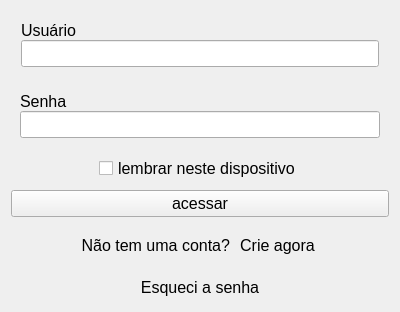
<?xml version="1.0" encoding="UTF-8"?>
<ui version="4.0">
 <class>LoginForm</class>
 <widget class="QWidget" name="LoginForm">
  <property name="geometry">
   <rect>
    <x>0</x>
    <y>0</y>
    <width>400</width>
    <height>312</height>
   </rect>
  </property>
  <property name="minimumSize">
   <size>
    <width>400</width>
    <height>0</height>
   </size>
  </property>
  <property name="windowTitle">
   <string>Form</string>
  </property>
  <layout class="QVBoxLayout" name="verticalLayout_5">
   <item>
    <widget class="QWidget" name="widUser" native="true">
     <property name="minimumSize">
      <size>
       <width>0</width>
       <height>0</height>
      </size>
     </property>
     <property name="styleSheet">
      <string notr="true"/>
     </property>
     <layout class="QVBoxLayout" name="verticalLayout_3">
      <property name="spacing">
       <number>0</number>
      </property>
      <property name="leftMargin">
       <number>10</number>
      </property>
      <property name="topMargin">
       <number>10</number>
      </property>
      <property name="rightMargin">
       <number>10</number>
      </property>
      <property name="bottomMargin">
       <number>10</number>
      </property>
      <item>
       <widget class="QLabel" name="lbUser">
        <property name="font">
         <font>
          <family>Segoe UI</family>
          <pointsize>12</pointsize>
          <weight>50</weight>
          <bold>false</bold>
         </font>
        </property>
        <property name="text">
         <string>Usuário</string>
        </property>
       </widget>
      </item>
      <item>
       <widget class="QLineEdit" name="leUsername">
        <property name="font">
         <font>
          <family>Segoe UI</family>
          <pointsize>12</pointsize>
         </font>
        </property>
       </widget>
      </item>
     </layout>
    </widget>
   </item>
   <item>
    <widget class="QWidget" name="widPass" native="true">
     <layout class="QVBoxLayout" name="verticalLayout_4">
      <property name="spacing">
       <number>0</number>
      </property>
      <item>
       <widget class="QLabel" name="lbPass">
        <property name="font">
         <font>
          <family>Segoe UI</family>
          <pointsize>12</pointsize>
         </font>
        </property>
        <property name="text">
         <string>Senha</string>
        </property>
       </widget>
      </item>
      <item>
       <widget class="QLineEdit" name="lePassword">
        <property name="font">
         <font>
          <family>Segoe UI</family>
          <pointsize>12</pointsize>
         </font>
        </property>
        <property name="echoMode">
         <enum>QLineEdit::Password</enum>
        </property>
       </widget>
      </item>
     </layout>
    </widget>
   </item>
   <item>
    <widget class="QWidget" name="widLembrar" native="true">
     <layout class="QHBoxLayout" name="horizontalLayout_5">
      <property name="spacing">
       <number>0</number>
      </property>
      <property name="leftMargin">
       <number>0</number>
      </property>
      <property name="topMargin">
       <number>0</number>
      </property>
      <property name="rightMargin">
       <number>0</number>
      </property>
      <property name="bottomMargin">
       <number>0</number>
      </property>
      <item>
       <spacer name="horizontalSpacer_9">
        <property name="orientation">
         <enum>Qt::Horizontal</enum>
        </property>
        <property name="sizeHint" stdset="0">
         <size>
          <width>40</width>
          <height>20</height>
         </size>
        </property>
       </spacer>
      </item>
      <item>
       <widget class="QCheckBox" name="cbLembrar">
        <property name="font">
         <font>
          <family>Segoe UI</family>
          <pointsize>12</pointsize>
         </font>
        </property>
        <property name="cursor">
         <cursorShape>PointingHandCursor</cursorShape>
        </property>
        <property name="text">
         <string>lembrar neste dispositivo</string>
        </property>
       </widget>
      </item>
      <item>
       <spacer name="horizontalSpacer_10">
        <property name="orientation">
         <enum>Qt::Horizontal</enum>
        </property>
        <property name="sizeHint" stdset="0">
         <size>
          <width>40</width>
          <height>20</height>
         </size>
        </property>
       </spacer>
      </item>
     </layout>
    </widget>
   </item>
   <item>
    <widget class="QPushButton" name="btnAcessar">
     <property name="font">
      <font>
       <family>Segoe UI</family>
       <pointsize>12</pointsize>
       <weight>50</weight>
       <bold>false</bold>
      </font>
     </property>
     <property name="cursor">
      <cursorShape>PointingHandCursor</cursorShape>
     </property>
     <property name="styleSheet">
      <string notr="true"/>
     </property>
     <property name="text">
      <string>acessar</string>
     </property>
    </widget>
   </item>
   <item>
    <widget class="QWidget" name="widCriarConta" native="true">
     <layout class="QHBoxLayout" name="horizontalLayout_3">
      <item>
       <spacer name="horizontalSpacer_7">
        <property name="orientation">
         <enum>Qt::Horizontal</enum>
        </property>
        <property name="sizeHint" stdset="0">
         <size>
          <width>40</width>
          <height>20</height>
         </size>
        </property>
       </spacer>
      </item>
      <item>
       <widget class="QLabel" name="label_8">
        <property name="font">
         <font>
          <family>Segoe UI</family>
          <pointsize>12</pointsize>
         </font>
        </property>
        <property name="text">
         <string>Não tem uma conta?</string>
        </property>
        <property name="alignment">
         <set>Qt::AlignRight|Qt::AlignTrailing|Qt::AlignVCenter</set>
        </property>
       </widget>
      </item>
      <item>
       <widget class="QPushButton" name="btnCriar">
        <property name="font">
         <font>
          <family>Segoe UI</family>
          <pointsize>12</pointsize>
         </font>
        </property>
        <property name="cursor">
         <cursorShape>PointingHandCursor</cursorShape>
        </property>
        <property name="text">
         <string>Crie agora</string>
        </property>
        <property name="flat">
         <bool>true</bool>
        </property>
       </widget>
      </item>
      <item>
       <spacer name="horizontalSpacer_8">
        <property name="orientation">
         <enum>Qt::Horizontal</enum>
        </property>
        <property name="sizeHint" stdset="0">
         <size>
          <width>40</width>
          <height>20</height>
         </size>
        </property>
       </spacer>
      </item>
     </layout>
    </widget>
   </item>
   <item>
    <widget class="QPushButton" name="btnEsqueci">
     <property name="font">
      <font>
       <family>Segoe UI</family>
       <pointsize>12</pointsize>
      </font>
     </property>
     <property name="cursor">
      <cursorShape>PointingHandCursor</cursorShape>
     </property>
     <property name="text">
      <string>Esqueci a senha</string>
     </property>
     <property name="flat">
      <bool>true</bool>
     </property>
    </widget>
   </item>
  </layout>
 </widget>
 <resources/>
 <connections>
  <connection>
   <sender>lePassword</sender>
   <signal>returnPressed()</signal>
   <receiver>btnAcessar</receiver>
   <slot>click()</slot>
   <hints>
    <hint type="sourcelabel">
     <x>199</x>
     <y>126</y>
    </hint>
    <hint type="destinationlabel">
     <x>199</x>
     <y>200</y>
    </hint>
   </hints>
  </connection>
 </connections>
</ui>
